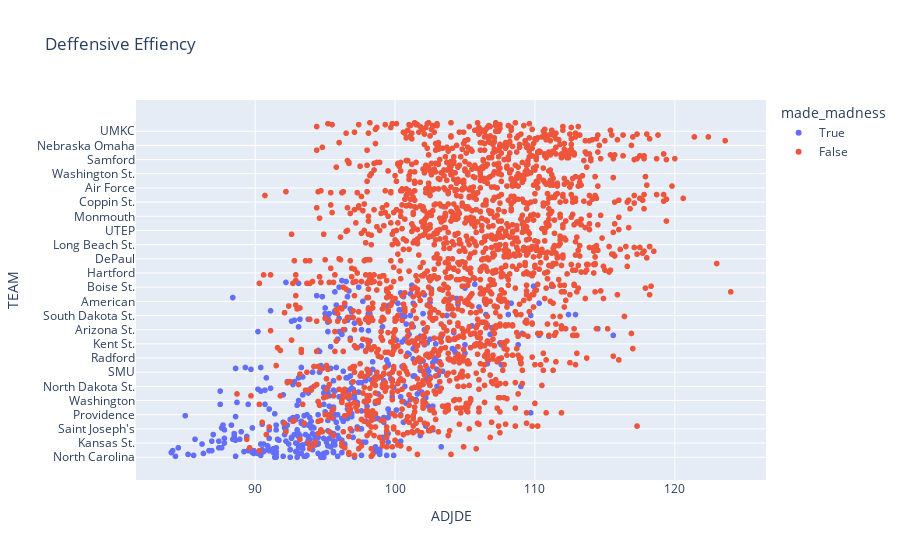

The notebook cell saved with this chart:
### Code cell
fig = px.scatter(df, x='ADJDE', y='TEAM', color='made_madness', title='Deffensive Effiency')
fig.show()

### Figure 1 — Plotly figure (JSON) as saved in the notebook; plotly's stock layout.template omitted (floating-point values rounded to 4 significant figures; data arrays with more than 128 entries replaced by an {"elided": "..."} marker saying what was removed)
{"data": [{"hovertemplate": "made_madness=True<br>ADJDE=%{x}<br>TEAM=%{y}<extra></extra>", "legendgroup": "True", "marker": {"color": "#636efa", "symbol": "circle"}, "mode": "markers", "name": "True", "showlegend": true, "type": "scattergl", "x": {"elided": "476 float values"}, "xaxis": "x", "y": {"elided": "476 str values"}, "yaxis": "y"}, {"hovertemplate": "made_madness=False<br>ADJDE=%{x}<br>TEAM=%{y}<extra></extra>", "legendgroup": "False", "marker": {"color": "#EF553B", "symbol": "circle"}, "mode": "markers", "name": "False", "showlegend": true, "type": "scattergl", "x": {"elided": "1979 float values"}, "xaxis": "x", "y": {"elided": "1979 str values"}, "yaxis": "y"}], "layout": {"autosize": true, "legend": {"title": {"text": "made_madness"}, "tracegroupgap": 0}, "title": {"text": "Deffensive Effiency"}, "xaxis": {"anchor": "y", "autorange": true, "domain": [0, 1], "range": [81.57, 126.4], "title": {"text": "ADJDE"}, "type": "linear"}, "yaxis": {"anchor": "x", "autorange": true, "domain": [0, 1], "range": [-29.21, 383.2], "title": {"text": "TEAM"}, "type": "category"}}}
